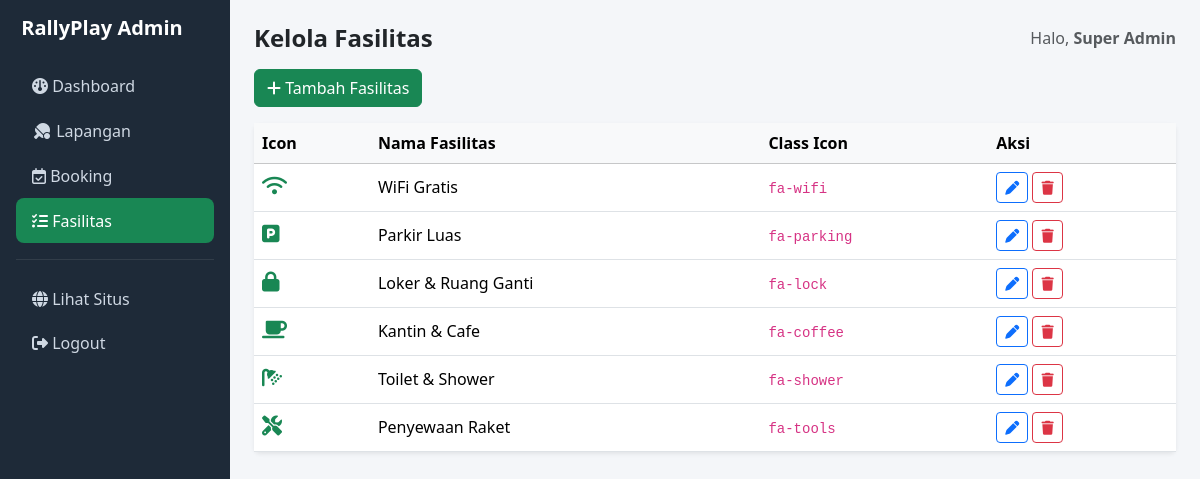
Screenshot of /admin/facilities.php (signed in) with the database file from the repository.
### tables this page shows
CREATE TABLE `facilities` (
  `id` int(11) NOT NULL,
  `facility_name` varchar(100) NOT NULL,
  `icon` varchar(50) NOT NULL
);

### includes/functions.php (called while the page is built, shortened)
<?php
function clean($str) {
    return htmlspecialchars(trim($str ?? ''), ENT_QUOTES, 'UTF-8');
}

### admin/facilities.php (the view, shortened to what this page needs)
<?php
require_once __DIR__ . '/../includes/functions.php';
$db = Database::connect();
$facilities = $db->query("SELECT * FROM facilities ORDER BY id ASC")->fetchAll();
require_once __DIR__ . '/includes/header.php';
?>
<button class="btn btn-success mb-3" data-bs-toggle="modal" data-bs-target="#facilityModal" onclick="resetForm()">
    <i class="fa-solid fa-plus"></i> Tambah Fasilitas
</button>
<div class="card border-0 shadow-sm">
<div class="table-responsive">
<table class="table align-middle mb-0">
    <thead class="table-light">
        <tr><th>Icon</th><th>Nama Fasilitas</th><th>Class Icon</th><th>Aksi</th></tr>
    </thead>
    <tbody>
        <?php foreach ($facilities as $f): ?>
        <tr>
            <td><i class="fa-solid <?= clean($f['icon']) ?> fs-5 text-success"></i></td>
            <td><?= clean($f['facility_name']) ?></td>
            <td><code><?= clean($f['icon']) ?></code></td>
            <td>
                <button class="btn btn-sm btn-outline-primary" data-bs-toggle="modal" data-bs-target="#facilityModal"
                    onclick='openEdit(<?= json_encode($f) ?>)'>
                    <i class="fa-solid fa-pen"></i>
                </button>
                <a href="facilities.php?delete=<?= (int)$f['id'] ?>" class="btn btn-sm btn-outline-danger" onclick="return confirm('Hapus fasilitas ini?')">
                    <i class="fa-solid fa-trash"></i>
                </a>
            </td>
        </tr>
        <?php endforeach; ?>
    </tbody>
</table>
</div>
</div>
<?php require_once __DIR__ . '/includes/footer.php'; ?>

### assets/css/style.css (style rules this page uses)
body { background-color: #f4f6f9; }

### rows the page displays
facilities: facility_name "WiFi Gratis", icon "fa-wifi"
facilities: facility_name "Parkir Luas", icon "fa-parking"
facilities: facility_name "Loker & Ruang Ganti", icon "fa-lock"
facilities: facility_name "Kantin & Cafe", icon "fa-coffee"
facilities: facility_name "Toilet & Shower", icon "fa-shower"
facilities: facility_name "Penyewaan Raket", icon "fa-tools"

### other values shown
$pageTitle "Kelola Fasilitas"
$user['name'] "Super Admin"
